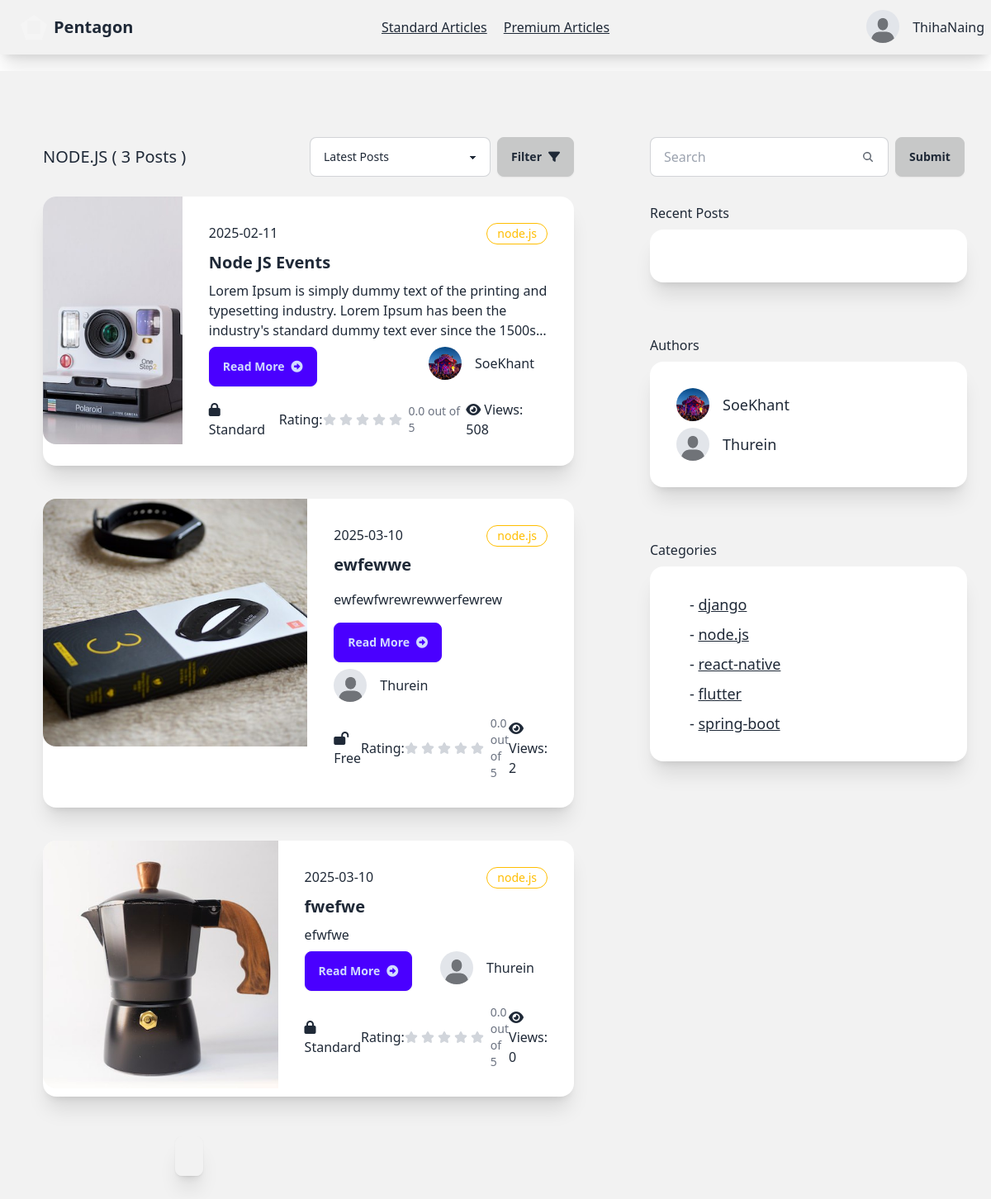
Screenshot of /reader/category/node.js/ (signed in) with the database file from the repository.
### account/models.py (models this page shows, shortened)
class AccountStatus(models.Model):
    is_verified=models.BooleanField(default=False)
    profile=models.ImageField(max_length=100, blank=True,default="account/default.jpeg",null=True,upload_to="media/account")
    user=models.ForeignKey(User, on_delete=models.CASCADE,related_name="account_status")
    rank=models.CharField(max_length=20,blank=True, default="Silver")
    created_at=models.DateTimeField(auto_now=True)

### writer/models.py (models this page shows, shortened)
class Article(models.Model):
    CATEGORY_CHOICES = [
        ('flutter', 'Flutter'),
        ('react-native', 'React Native'),
        ('node.js', 'Node.JS'),
        ('spring-boot','Spring Boot'),
        ('laravel','Laravel'),
        ('django',"Django"),
        ('aws',"AWS"),
        ('web-development','Web Development'),
        ('mobile-development','Mobile Development'),
        ('cloud','Cloud Architect')
    ]
    title=models.CharField(max_length=100)
    content=models.TextField(
        validators=[
            MinLengthValidator(40, message="Content must be at least 40 characters long.")
        ]
    )
    author=models.ForeignKey(User, on_delete=models.CASCADE)
    view_count = models.PositiveIntegerField(default=0)
    posted_at=models.DateTimeField(auto_now_add=True)
    is_premium=models.BooleanField(default=False)
    is_standard=models.BooleanField(default=False)
    photo=models.ImageField(default='article/default.jpeg', blank=True, null=True,upload_to="article/")
    category = models.CharField(
        max_length=20,
        choices=CATEGORY_CHOICES,
        default='web-development',
        blank=False,
        null=False
    )
    def get_rating(self):
        reviews = self.article_review.all()
        if reviews:
            total_rating = sum(review.rating for review in reviews)
            return total_rating / len(reviews)
        else:
            return 0
    def get_author_name(self):
        return self.author.username
    def get_account_status(self):
        try:
            return self.author.account_status.first()
        except AccountStatus.DoesNotExist:
            return None

### reader/views.py (the view)
# urls.py: path('category/<str:category>/', views.category, name="category"),
@login_required(login_url="sign-in")
def category(request,category):
    category_articles=Article.objects.filter(category=category)
    categories=Article.objects.values("category").distinct()
    authors=Article.objects.filter(category=category).values("author").distinct()
    accounts=AccountStatus.objects.filter(user__in=authors)
    recent_articles=get_recent_articles(request.user.id)
    context={
        "count":category_articles.count(),
        "category_articles":category_articles,
        "category":category,
        "categories":categories,
        "accounts":accounts,
        "recent_articles":recent_articles,
        "account_status":get_account_status(request)
    }
    return render(request, "reader/category_articles.html", context)

### reader/views.py (called while the page is built)
def get_recent_articles(user_id):
    key = f"recent_articles:{user_id}"
    article_ids = cache.get(key, [])
    return Article.objects.filter(id__in=article_ids)

def get_account_status(request):
    account_status = AccountStatus.objects.get(user=request.user)
    return account_status

### reader/templates/reader/category_articles.html (shortened to what this page needs)
{% extends 'reader/base.html' %}
{% block content %}
<div class="bg-base-200 min-h-screen flex w-100 mt-5">
  <div class="grid grid-cols-8 gap-2 ">
      <div class="col-start-1 col-span-5 mt-12 mx-5">
          <div class="card">
              <div class="card-body">
                 <div class="flex justify-between items-center">
                  <p class="text-xl">{{category|upper}} ( {{count}} Posts )</p>
                  <div class="flex w-80">
                    <select id="postFilter" class="select select-bordered w-full max-w-xs ">
                      <option  selected>Latest Posts</option>
                    </select>
                    <button id="applyFilterBtn" class="btn btn-active ml-2">Filter <i class="fa-solid fa-filter"></i></button>
                  </div>
                 </div>
                  {% for article in category_articles %}
        <div class="card card-side bg-base-100 shadow-xl my-4">
          <figure class="w-11/12 h-5/6">
              <img
                class="object-cover"
                style="min-height:300px;"
                src="{{article.photo.url}}"
                alt="Movie" />
            </figure>
          <div class="card-body">
            <div class="flex">
              <p>{{article.posted_at|date:'Y-m-d'}}</p>
              <div class="badge badge-warning badge-outline p-3">{{article.category}}</div>
            </div>
            <h2 class="card-title font-bold">{{article.title}}</h2>
            <p class="line-clamp-3">{{article.content|safe|truncatewords:30}}</p>
            <div class="card-actions justify-between">
              <a href="{% url 'post-detail' article.id %}" class="btn btn-primary"> Read More<i class="fa-solid fa-circle-right"></i></a>
              <div>
                  <div class="flex-row flex items-center">
                      <div class="avatar">
                          <div class="w-10 rounded-full">
                              <img
                              style="object-fit: cover;width:100%;height:100%"
                              alt="Tailwind CSS Navbar component"
                              src="{{article.get_account_status.profile.url}}" />
                          </div>
                        </div>
                        <h2 class="mx-4">{{article.get_author_name}}</h2>
                  </div>
              </div>
            </div>
            <div class="flex justify-between items-center mt-2">
              <div>
                  {% if article.is_premium %}
                  <i class="fa-solid fa-crown text-warning"></i>
                  Premium
                  {% elif article.is_standard %}
                  <i class="fa-solid fa-lock"></i>
                  Standard
                  {% else %}
                  <i class="fa-solid fa-lock-open"></i>
                  Free
                  {% endif %}
              </div>
              <div class="flex items-center">
                Rating:
                <div class="flex">
                </div>
                <div class="">
                  <p class="ms-1 text-sm font-medium text-gray-500 dark:text-gray-400">{{article.get_rating|floatformat:1}} out of 5</p>
                </div>
              </div>
              <div class="">
                  <i class="fa-solid fa-eye mr-1"></i>Views:
                 {{article.view_count}}
              </div>
            </div>
          </div>
        </div>
        {% endfor %}
              </div>
          </div>
            <div class="join ml-48 mb-12 shadow-xl">
              <button class="join-item btn">{{page_objects.number}}</button>
            </div>
      </div>
      <div class="col-start-6 col-span-2 mt-20">
          <div class="flex-row">
            <div class="ml-8">
              <form action="" class="flex" method="get">
                <label class="input input-bordered flex items-center gap-2">
                  <input type="text" class="grow" name="search" placeholder="Search" />
                  <svg
                    xmlns="http://www.w3.org/2000/svg"
                    viewBox="0 0 16 16"
                    fill="currentColor"
                    class="h-4 w-4 opacity-70">
                    <path
                      fill-rule="evenodd"
                      d="M9.965 11.026a5 5 0 1 1 1.06-1.06l2.755 2.754a.75.75 0 1 1-1.06 1.06l-2.755-2.754ZM10.5 7a3.5 3.5 0 1 1-7 0 3.5 3.5 0 0 1 7 0Z"
                      clip-rule="evenodd" />
                  </svg>
                </label>
                <input type="submit" value="Submit" class="btn btn-active ml-2">
              </form>
            </div>
            <div class="card">
              <div class="card-body">
                  Recent Posts
                  <div class="card bg-base-100 w-96 shadow-xl">
                      <div class="card-body">
                      </div>
                    </div>
                </div>
              </div>
            <div class="card">
              <div class="card-body">
                  Authors
                  <div class="card bg-base-100 w-96 shadow-xl">
                      <div class="card-body">
                         {% for account in accounts %}
                         <div class="flex-row flex items-center">
                          <div class="avatar">
                              <div class="w-10 rounded-full">
                                <img src="{{account.profile.url}}" />
                              </div>
                            </div>
                               <h2 class="mx-4 text-lg">{{account.user.username}}</h2>
                         </div>
                         {% endfor %}
                      </div>
                    </div>
                </div>
              </div>
              <div class="card">
                <div class="card-body">
                    Categories
                    <div class="card bg-base-100 w-96 shadow-xl">
                        <div class="card-body">
                           {% for category in categories %}
                           <div class="flex-row flex items-center">
                                 <h2 class="mx-4 text-lg">- <a href="{% url 'category' category.category  %}" class="link">{{category.category}}</a></h2>
                           </div>
                           {% endfor %}
                        </div>
                      </div>
                  </div>
                </div>
          </div>
          </div>
      </div>
</div>
{% endblock  %}

### reader/templates/reader/base.html (shortened to what this page needs)
{% load static %}
<!DOCTYPE html>
<html lang="en">
<head>
    <link href="https://cdn.jsdelivr.net/npm/daisyui@latest/dist/full.min.css" rel="stylesheet" type="text/css" />
    <link href="{% static 'fontawesomefree/css/fontawesome.css' %}" rel="stylesheet" type="text/css">
    <link href="{% static 'fontawesomefree/css/brands.css' %}" rel="stylesheet" type="text/css">
    <link href="{% static 'fontawesomefree/css/solid.css' %}" rel="stylesheet" type="text/css">
</head>
<body>
    <div class="navbar bg-base-200 shadow-xl">
        <div class="navbar-start">
          <a href="{% url 'home' %}" class="btn btn-ghost text-xl"><div class="mask mask-pentagon w-8 h-8 border-8 border-neutral-100	"></div>Pentagon</a>
        </div>
        <div class="navbar-center gap-5">
            <a id="standard" href="{% url 'standard-posts' %}" class=" link ">Standard Articles</a>
            <a  href="{% url 'premium-posts' %}" class="link">Premium Articles</a>
          </div>
        <div class="navbar-end gap-3">
          {% if user.is_authenticated %}
          <div class="dropdown dropdown-end">
            <div tabindex="0" role="button" class="btn btn-ghost btn-circle avatar">
              <div class="w-10 rounded-full">
                <img
                  style="object-fit: contain;width:100%;height:100%"
                  alt="Tailwind CSS Navbar component"
                  src="{{account_status.profile.url}}" />
              </div>
            </div>
          </div>
          {{user}}
          {% else %}
          <a href="{% url 'sign-up' %}" class="btn">Sign Up</a>
          <a href="{% url 'sign-in' %}" class="btn">Sign In</a>
          {% endif %}
        </div>
       </div>
    {% block content %}
    {% endblock  %}
    <script src="https://cdn.tailwindcss.com"></script>
</body>
</html>

### rows the page displays
AccountStatus: profile (placeholder picture)
Article: photo (picture), posted_at "2025-02-11", category "node.js", title "Node JS Events", content "Lorem Ipsum is simply dummy text of the printing and typesetting industry. Lorem Ipsum has been the industry's standard dummy text ever since the…", get_account_status.profile (picture), get_author_name "SoeKhant", is_premium False (drawn), get_rating "0.0", view_count "508"
Article: photo (picture), posted_at "2025-03-10", category "node.js", title "ewfewwe", content "ewfewfwrewrewwerfewrew", get_account_status.profile (placeholder picture), get_author_name "Thurein", is_premium False (drawn), get_rating "0.0", view_count "2"
Article: photo (picture), posted_at "2025-03-10", category "node.js", title "fwefwe", content "efwfwe", get_account_status.profile (placeholder picture), get_author_name "Thurein", is_premium False (drawn), get_rating "0.0", view_count "0"
AccountStatus: profile (picture), user.username "SoeKhant"
AccountStatus: profile (placeholder picture), user.username "Thurein"

### other values shown
{{ user }} "ThihaNaing"
{{ category|upper }} "NODE.JS"
{{ count }} "3"
{{ category.category }} "django" "node.js" "react-native" "flutter" "spring-boot"
